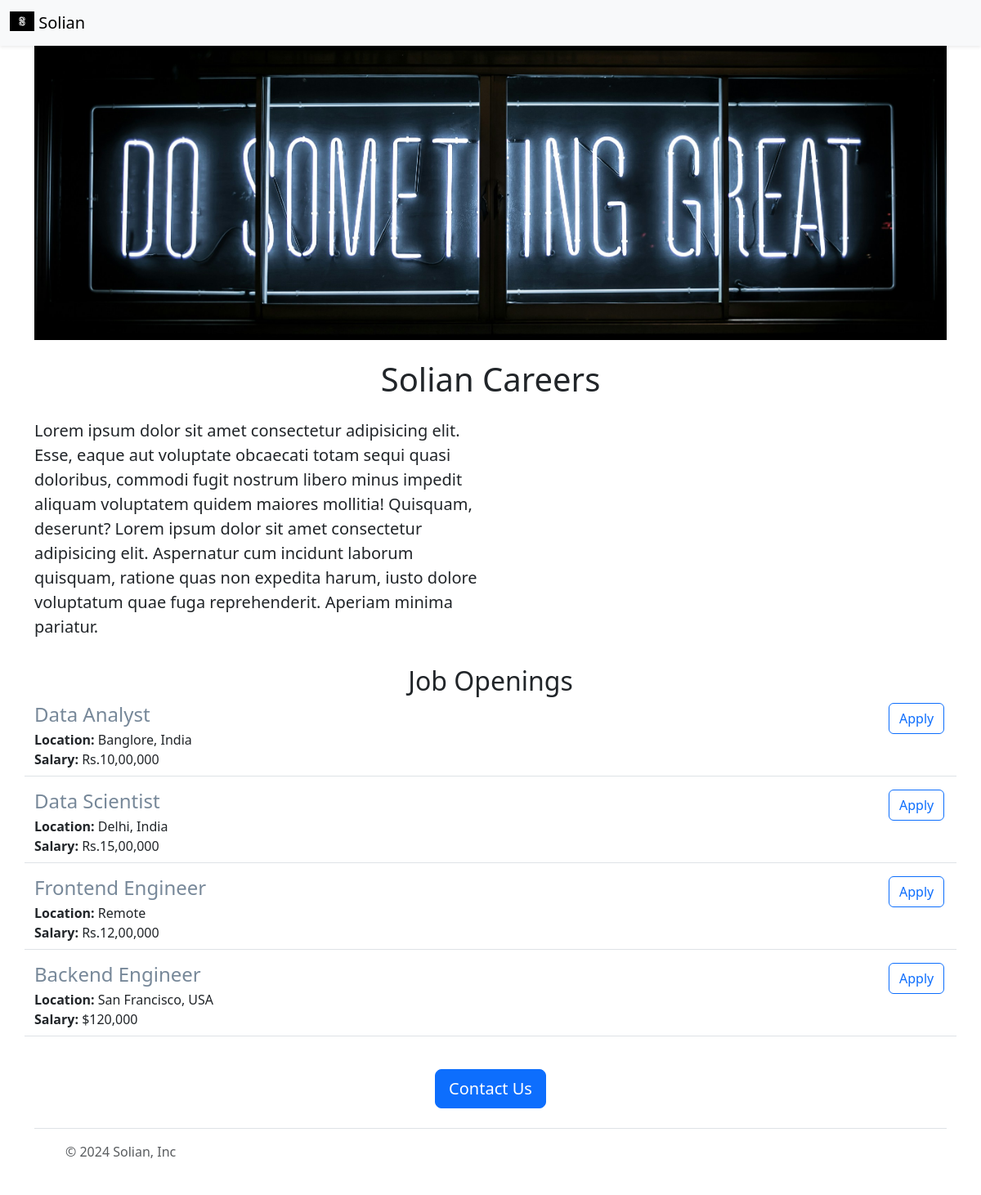
The page / on the database its author committed.
### tables this page shows
CREATE TABLE jobs (
    id INTEGER NOT NULL PRIMARY KEY AUTOINCREMENT,
    title VARCHAR(250) NOT NULL,
    location VARCHAR(250) NOT NULL,
    salary INT,
    currency VARCHAR(10),
    responsibilities VARCHAR(2000),
    requirements VARCHAR(2000) 
);

### app.py (the view)
@app.route('/')
def hello_world():
    jobs = load_jobs_from_db()
    return render_template('home.html',
                           jobs=jobs)

### database.py (called while the page is built)
def load_jobs_from_db():
    with engine.connect() as conn:
        result = conn.execute(table.select())
    column_names = result.keys()
    rows = result.fetchall()
    rows_as_dicts = [dict(zip(column_names, row)) for row in rows]
    return rows_as_dicts

### templates/home.html (shortened to what this page needs)
<!DOCTYPE html>
<html lang="en">
<head>
    {% include 'bootstrap.html' %}
</head>
<body>
    {% include 'nav.html' %}
    <div class="container">
        {% include 'banner.html' %}
        <h1 class="text-center mt-2 mb-4">Solian Careers</h1>
        <div class="row" style="margin-bottom: 16px;">
            <div class="col-md-6">
                <p class="lead">
                    Lorem ipsum dolor sit amet consectetur adipisicing elit. Esse, eaque aut voluptate obcaecati
                    totam sequi quasi doloribus, commodi fugit nostrum libero minus impedit aliquam voluptatem quidem
                    maiores
                    mollitia! Quisquam, deserunt? Lorem ipsum dolor sit amet consectetur adipisicing elit. Aspernatur
                    cum
                    incidunt laborum quisquam, ratione quas non expedita harum, iusto dolore voluptatum quae fuga
                    reprehenderit. Aperiam minima pariatur.
                </p>
            </div>
            <div class="d-none d-md-block col-md-6">
            </div>
        </div>
        <h2 class="text-center">Job Openings</h2>
        <div>
            {% for job in jobs %}
            {% include 'jobitems.html'%}
            {% endfor %}
        </div>
        <div class="text-center">
            <button class="btn btn-primary btn-lg mt-4">Contact Us</button>
        </div>
    </div>
    {% include 'footer.html' %}
</body>
</html>

### templates/jobitems.html
<div class="border-bottom row" style="margin-bottom: 16px; padding-bottom: 8px;">
    <div class="col-11">
        <h4 style="color:lightslategrey; margin-bottom: 4px;">
            {{job['title']}}
        </h4>
        <div>
            <b>Location:</b> {{job['location']}}
        </div>
        <div>
            <b>Salary:</b> {{job['currency']}}{{job['salary']}}
        </div>
    </div>
    <div class="col-1">
        <a href="/job/{{job['id']}}" type="button" class="btn btn-outline-primary">Apply</a>
    </div>
</div>

### rows shown on the page
jobs: title "Data Analyst", location "Banglore, India", currency "Rs.", salary "10,00,000"
jobs: title "Data Scientist", location "Delhi, India", currency "Rs.", salary "15,00,000"
jobs: title "Frontend Engineer", location "Remote", currency "Rs.", salary "12,00,000"
jobs: title "Backend Engineer", location "San Francisco, USA", currency "$", salary "120,000"
